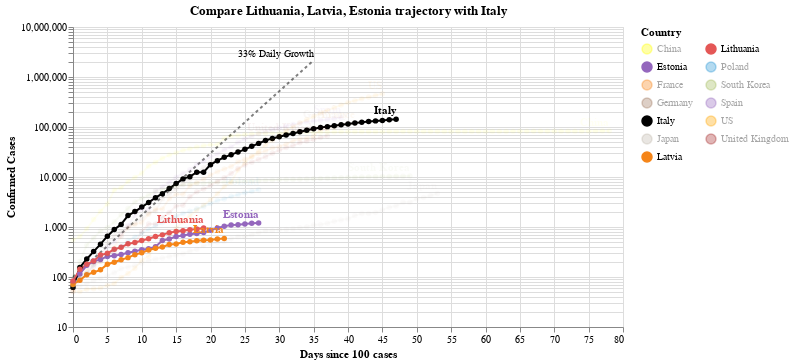

Notebook code cell kept with this figure:
### Code cell
#hide_input
chart3 = make_since_chart(['Lithuania', 'Latvia', 'Estonia'])
chart3

### Figure 1 — Vega-Lite specification as saved in the notebook (floating-point values rounded to 4 significant figures; data arrays with more than 128 entries replaced by an {"elided": "..."} marker saying what was removed)
{"config": {"view": {"continuousWidth": 400, "continuousHeight": 300}}, "layer": [{"mark": {"type": "line", "color": "black", "opacity": 0.5, "strokeDash": [3, 3]}, "encoding": {"x": {"type": "quantitative", "field": "Days since 100 cases"}, "y": {"type": "quantitative", "field": "Confirmed Cases"}}}, {"mark": {"type": "text", "align": "right", "dy": -6, "fontSize": 10, "text": "33% Daily Growth"}, "encoding": {"x": {"type": "quantitative", "field": "Days since 100 cases"}, "y": {"type": "quantitative", "field": "Confirmed Cases"}}, "transform": [{"filter": "(datum['Days since 100 cases'] >= 35)"}]}, {"data": {"name": "data-a247b81bae14c777e2c652e7e0adec34"}, "mark": {"type": "line", "point": true}, "encoding": {"color": {"type": "nominal", "field": "Country", "legend": {"columns": 2}, "scale": {"domain": ["China", "Estonia", "France", "Germany", "Italy", "Japan", "Latvia", "Lithuania", "Poland", "South Korea", "Spain", "US", "United Kingdom"], "range": ["yellow", "#9467bd", "#F58518", "#9D755D", "black", "#C1B7AD", "#F58518", "#E45756", "#2495D3", "#A1BA59", "#9467bd", "orange", "brown"]}}, "opacity": {"condition": {"value": 1, "selection": "selector002"}, "value": 0.05}, "tooltip": [{"type": "nominal", "field": "Country"}, {"type": "temporal", "field": "Date"}, {"type": "quantitative", "field": "Confirmed Cases"}, {"type": "quantitative", "field": "Days since 100 cases"}], "x": {"type": "quantitative", "field": "Days since 100 cases"}, "y": {"type": "quantitative", "field": "Confirmed Cases", "scale": {"type": "log"}}}, "selection": {"selector002": {"type": "multi", "fields": ["Country"], "bind": "legend", "init": [{"Country": "Lithuania"}, {"Country": "Latvia"}, {"Country": "Estonia"}, {"Country": "Italy"}]}}, "width": 550}, {"data": {"name": "data-a247b81bae14c777e2c652e7e0adec34"}, "mark": {"type": "text", "align": "right", "dy": -8, "fontWeight": "bold"}, "encoding": {"color": {"type": "nominal", "field": "Country", "legend": {"columns": 2}, "scale": {"domain": ["China", "Estonia", "France", "Germany", "Italy", "Japan", "Latvia", "Lithuania", "Poland", "South Korea", "Spain", "US", "United Kingdom"], "range": ["yellow", "#9467bd", "#F58518", "#9D755D", "black", "#C1B7AD", "#F58518", "#E45756", "#2495D3", "#A1BA59", "#9467bd", "orange", "brown"]}}, "opacity": {"condition": {"value": 1, "selection": "selector002"}, "value": 0.05}, "text": {"type": "nominal", "field": "Country"}, "tooltip": [{"type": "nominal", "field": "Country"}, {"type": "temporal", "field": "Date"}, {"type": "quantitative", "field": "Confirmed Cases"}, {"type": "quantitative", "field": "Days since 100 cases"}], "x": {"type": "quantitative", "field": "Days since 100 cases"}, "y": {"type": "quantitative", "field": "Confirmed Cases", "scale": {"type": "log"}}}, "transform": [{"filter": "(datum['Date'] >= 1586390400000)"}], "width": 550}], "data": {"name": "data-c1a3bbf4dd040f2e7e8e7a69520e3c2a"}, "title": "Compare Lithuania, Latvia, Estonia trajectory with Italy", "$schema": "https://vega.github.io/schema/vega-lite/v4.0.2.json", "datasets": {"data-c1a3bbf4dd040f2e7e8e7a69520e3c2a": [{"Days since 100 cases": 0, "Confirmed Cases": 100.0}, {"Days since 100 cases": 1, "Confirmed Cases": 133.0}, {"Days since 100 cases": 2, "Confirmed Cases": 176.9}, {"Days since 100 cases": 3, "Confirmed Cases": 235.3}, {"Days since 100 cases": 4, "Confirmed Cases": 312.9}, {"Days since 100 cases": 5, "Confirmed Cases": 416.2}, {"Days since 100 cases": 6, "Confirmed Cases": 553.5}, {"Days since 100 cases": 7, "Confirmed Cases": 736.1}, {"Days since 100 cases": 8, "Confirmed Cases": 979.1}, {"Days since 100 cases": 9, "Confirmed Cases": 1302.0}, {"Days since 100 cases": 10, "Confirmed Cases": 1732.0}, {"Days since 100 cases": 11, "Confirmed Cases": 2303.0}, {"Days since 100 cases": 12, "Confirmed Cases": 3064.0}, {"Days since 100 cases": 13, "Confirmed Cases": 4074.0}, {"Days since 100 cases": 14, "Confirmed Cases": 5419.0}, {"Days since 100 cases": 15, "Confirmed Cases": 7207.0}, {"Days since 100 cases": 16, "Confirmed Cases": 9586.0}, {"Days since 100 cases": 17, "Confirmed Cases": 12750.0}, {"Days since 100 cases": 18, "Confirmed Cases": 16960.0}, {"Days since 100 cases": 19, "Confirmed Cases": 22550.0}, {"Days since 100 cases": 20, "Confirmed Cases": 29990.0}, {"Days since 100 cases": 21, "Confirmed Cases": 39890.0}, {"Days since 100 cases": 22, "Confirmed Cases": 53060.0}, {"Days since 100 cases": 23, "Confirmed Cases": 70560.0}, {"Days since 100 cases": 24, "Confirmed Cases": 93850.0}, {"Days since 100 cases": 25, "Confirmed Cases": 124800.0}, {"Days since 100 cases": 26, "Confirmed Cases": 166000.0}, {"Days since 100 cases": 27, "Confirmed Cases": 220800.0}, {"Days since 100 cases": 28, "Confirmed Cases": 293700.0}, {"Days since 100 cases": 29, "Confirmed Cases": 390600.0}, {"Days since 100 cases": 30, "Confirmed Cases": 519500.0}, {"Days since 100 cases": 31, "Confirmed Cases": 690900.0}, {"Days since 100 cases": 32, "Confirmed Cases": 918900.0}, {"Days since 100 cases": 33, "Confirmed Cases": 1222000.0}, {"Days since 100 cases": 34, "Confirmed Cases": 1625000.0}, {"Days since 100 cases": 35, "Confirmed Cases": 2162000.0}], "data-a247b81bae14c777e2c652e7e0adec34": {"elided": "537 records"}}}
